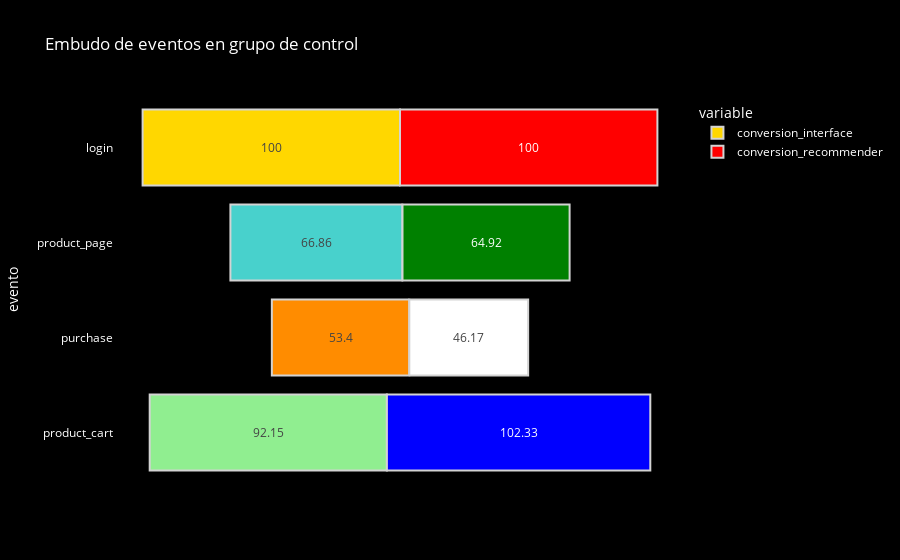

The notebook cell saved with this chart:
### Markdown cell above
En el grupo de control la interface normal genero mejor conversión que la nueva interface con recomendaciones para los usuarios, ya que la conversión fue mayor en las etapas del embudo:<br>
- En la etapa de product_page por 1.94 %. <br>
- En purchase por 7.23 %.<br>
<br>
Solo en la etapa de product_cart el grupo de recomendación fue mejor por 10.18%.

### Code cell
fig2 = px.funnel(control,
                x = ['conversion_interface', 'conversion_recommender'],
                y = 'evento',
                title = 'Embudo de eventos en grupo de control',
                labels = {'index': 'evento', 'value': 'Número de eventos'}
)

colors2 = ['gold', 'mediumturquoise', 'darkorange', 'lightgreen']
colors21 = ['red', 'green', 'white', 'blue']

fig2.data[0].marker.color = color = colors2[:len(fig2.data[0].y)]
fig2.data[0].marker.line.width = 2
fig2.data[0].marker.line.color = 'lightgray'

fig2.data[1].marker.color = color = colors21[:len(fig2.data[0].y)]
fig2.data[1].marker.line.width = 2
fig2.data[1].marker.line.color = 'lightgray'

fig2.update_layout(
    paper_bgcolor = 'black',
    plot_bgcolor = 'black',
    font_color = 'white'
)                
fig2.show()

### Figure 1 — Plotly figure (JSON) as saved in the notebook; plotly's stock layout.template omitted (floating-point values rounded to 4 significant figures)
{"data": [{"hovertemplate": "variable=conversion_interface<br>Número de eventos=%{x}<br>evento=%{y}<extra></extra>", "legendgroup": "conversion_interface", "marker": {"color": ["gold", "mediumturquoise", "darkorange", "lightgreen"], "line": {"color": "lightgray", "width": 2}}, "name": "conversion_interface", "orientation": "h", "showlegend": true, "type": "funnel", "x": [100, 66.86, 53.4, 92.15], "xaxis": "x", "y": ["login", "product_page", "purchase", "product_cart"], "yaxis": "y"}, {"hovertemplate": "variable=conversion_recommender<br>Número de eventos=%{x}<br>evento=%{y}<extra></extra>", "legendgroup": "conversion_recommender", "marker": {"color": ["red", "green", "white", "blue"], "line": {"color": "lightgray", "width": 2}}, "name": "conversion_recommender", "orientation": "h", "showlegend": true, "type": "funnel", "x": [100, 64.92, 46.17, 102.3], "xaxis": "x", "y": ["login", "product_page", "purchase", "product_cart"], "yaxis": "y"}], "layout": {"font": {"color": "white"}, "legend": {"title": {"text": "variable"}, "tracegroupgap": 0}, "paper_bgcolor": "black", "plot_bgcolor": "black", "title": {"text": "Embudo de eventos en grupo de control"}, "xaxis": {"anchor": "y", "domain": [0, 1], "title": {"text": "Número de eventos"}}, "yaxis": {"anchor": "x", "domain": [0, 1], "title": {"text": "evento"}}}}
